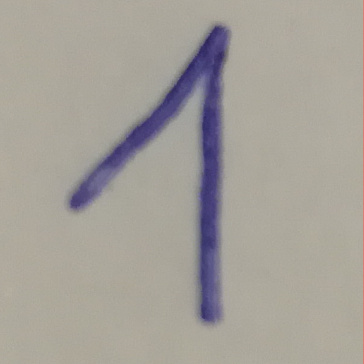
#> input picture M6_Computer_Vision/04. Kernels, callbacks and thresholding/img/1.jpg, 364 x 364 px
$ jupyter execute --allow-errors test.ipynb
#> lines starting #> are read from the running program, lines starting #| are printed output that depends on the picture; after the words box and inside, x2 and y2 are one past the last pixel; in counts of white or black regions, pixels touching at a corner belong together
[cell 1]
import cv2
import matplotlib.pyplot as plt
import numpy as np
import torch

[cell 2]
def images(path,img):
#> called with path = './img/', img = '1.jpg'
    image = path + img
    number = cv2.imread(image,cv2.IMREAD_GRAYSCALE)
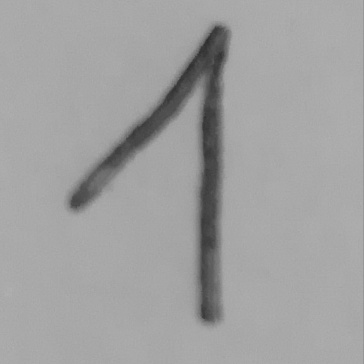
#> number: shape (364, 364); min 45, max 176, mean 160.9
    return number

[cell 3]
one = images("./img/","1.jpg")

[cell 4]
def to_mnist(img):
    _, img = cv2.threshold(img, 150, 255, cv2.THRESH_TRUNC)
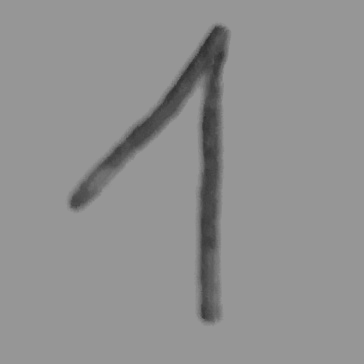
#> img: shape (364, 364); min 45, max 150, mean 144.9
    img = cv2.bitwise_not(img)
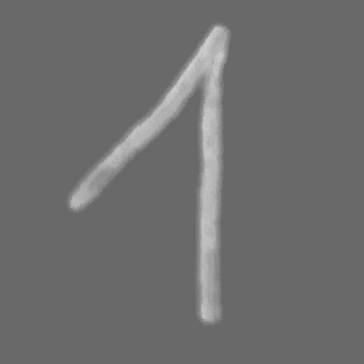
#> img: shape (364, 364); min 105, max 210, mean 110.1

    kernel = np.ones((11, 11), np.uint8)
    # img = cv2.morphologyEx(img, cv2.MORPH_OPEN, kernel, iteraions=1)
    img = cv2.dilate(img, kernel, iterations=1)
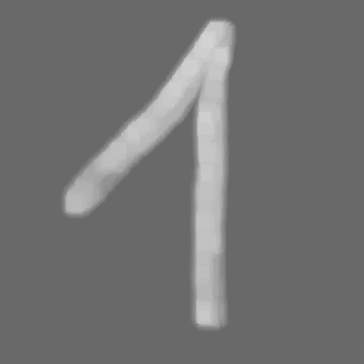
#> img: shape (364, 364); min 105, max 210, mean 114.4
    _, img = cv2.threshold(img, 128, 255, cv2.THRESH_BINARY)
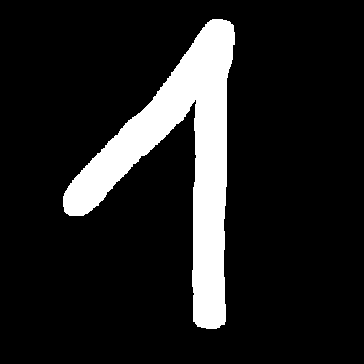
#> img: shape (364, 364); 12.5% white; 1 white region, box (x1, y1, x2, y2) and area: (63, 19, 235, 329) 16602
    # kernel_er = np.ones((7, 7), np.uint8)
    # img = cv2.erode(img, kernel_er, iterations=1)
    img = cv2.medianBlur(img, 7)
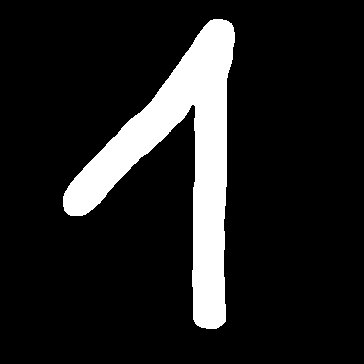
#> img: shape (364, 364); 12.5% white; 1 white region, box (x1, y1, x2, y2) and area: (63, 19, 235, 329) 16598

    img = cv2.resize(img, (28, 28), interpolation=cv2.INTER_LANCZOS4)
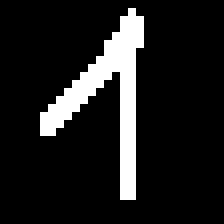
#> img: shape (28, 28) (shown 8 times larger); 11.7% white in thin lines or dots, all inside (x1, y1, x2, y2) = (5, 1, 18, 25)

    return img

[cell 5]
def show_digits(img1, img2):
    fig, (ax1, ax2) = plt.subplots(1, 2, figsize=(8, 4))
    ax1.imshow(img1);
    ax2.imshow(img2);

[cell 6]
one_mnist = to_mnist(one)
show_digits(one,one_mnist)

$ run again, with M6_Computer_Vision/04. Kernels, callbacks and thresholding/img/4.png saved as M6_Computer_Vision/04. Kernels, callbacks and thresholding/img/1.jpg
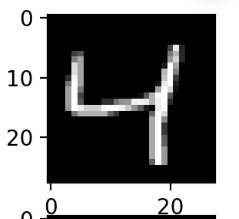
#> input picture M6_Computer_Vision/04. Kernels, callbacks and thresholding/img/4.png, 239 x 219 px
#> in images, number is the input picture: shape (219, 239); min 0, max 255, mean 122
#> in to_mnist, `_, img = cv2.threshold(img, 128, 255, cv2.THRESH_BINARY)`:
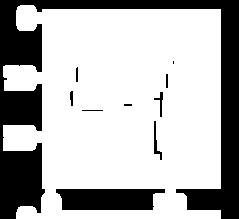
#> img: shape (219, 239); 71.1% white; 10 black regions (2 under 20 px), largest, box (x1, y1, x2, y2) and area: (0, 0, 239, 219) 12825, (56, 189, 165, 210) 1996, (154, 121, 162, 160) 105
#> in to_mnist, `img = cv2.resize(img, (28, 28), interpolation=cv2.INTER_LANCZOS4)`:
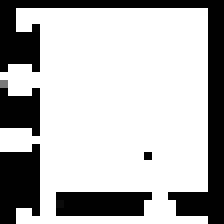
#> img: shape (28, 28) (shown 8 times larger); min 0, max 255, mean 182.3
